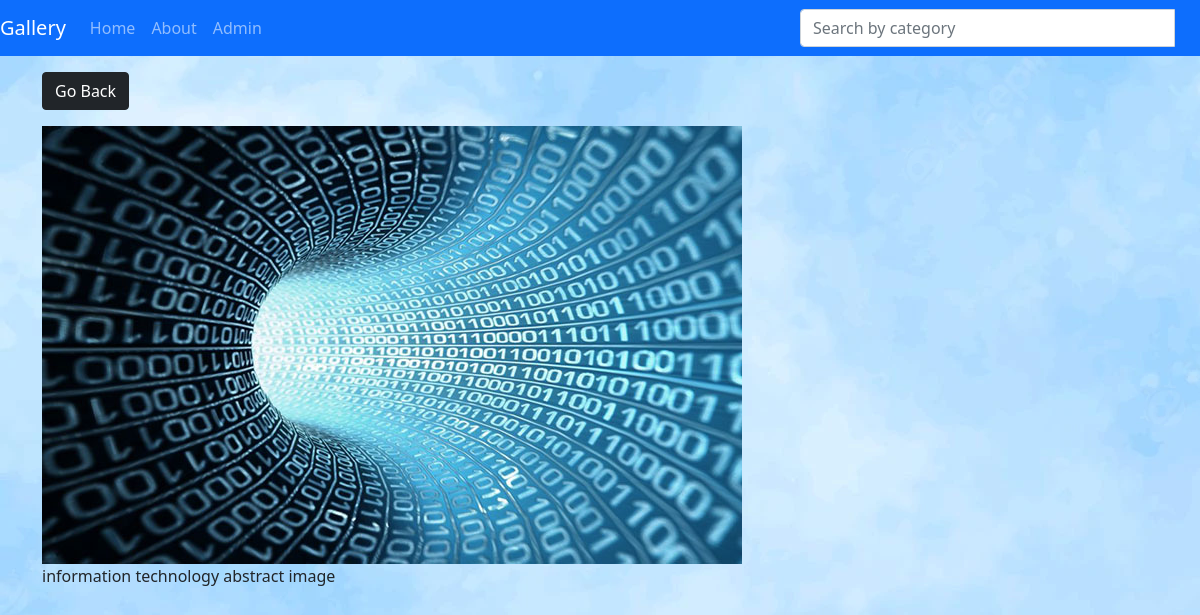
Screenshot of /photo/3 with the database file from the repository.
### gallery/models.py (models this page shows, shortened)
class Image(models.Model):
    category = models.ForeignKey(Category, on_delete=models.SET_NULL, null=True)
    location = models.ForeignKey(Location, on_delete=models.SET_NULL, null=True)
    image = models.ImageField(null=False, default='default.jpg')
    description = models.TextField()

### gallery/views.py (the view)
# urls.py: path('photo/<str:pk>', views.viewPhoto, name='photo'),
def viewPhoto(request, pk):
    image = Image.objects.get(id=pk)
    return render(request, 'gallery/viewphoto.html',{'image': image})

### gallery/templates/gallery/viewphoto.html
{% extends 'gallery/base.html'%}
{% block content %}
    <div class="row justify-content-center">
        <div class="col">
            <a href="{% url 'gallery' %}" class="btn btn-dark my-3">Go Back</a>
            <div class="view">
                <img class="image" src="{{image.image.url}}" alt="">
                <p>{{image.description}}</p>
            </div>
        </div>
    </div>
{% endblock %}

### static/css/static.css (style rules this page uses)
.view { height: 90vh; }
.image { max-width: 100%; max-height: 100%; }
body { background-image: url(../images/background.webp); }

### rows the page displays
Image: image (picture), description "information technology abstract image"
